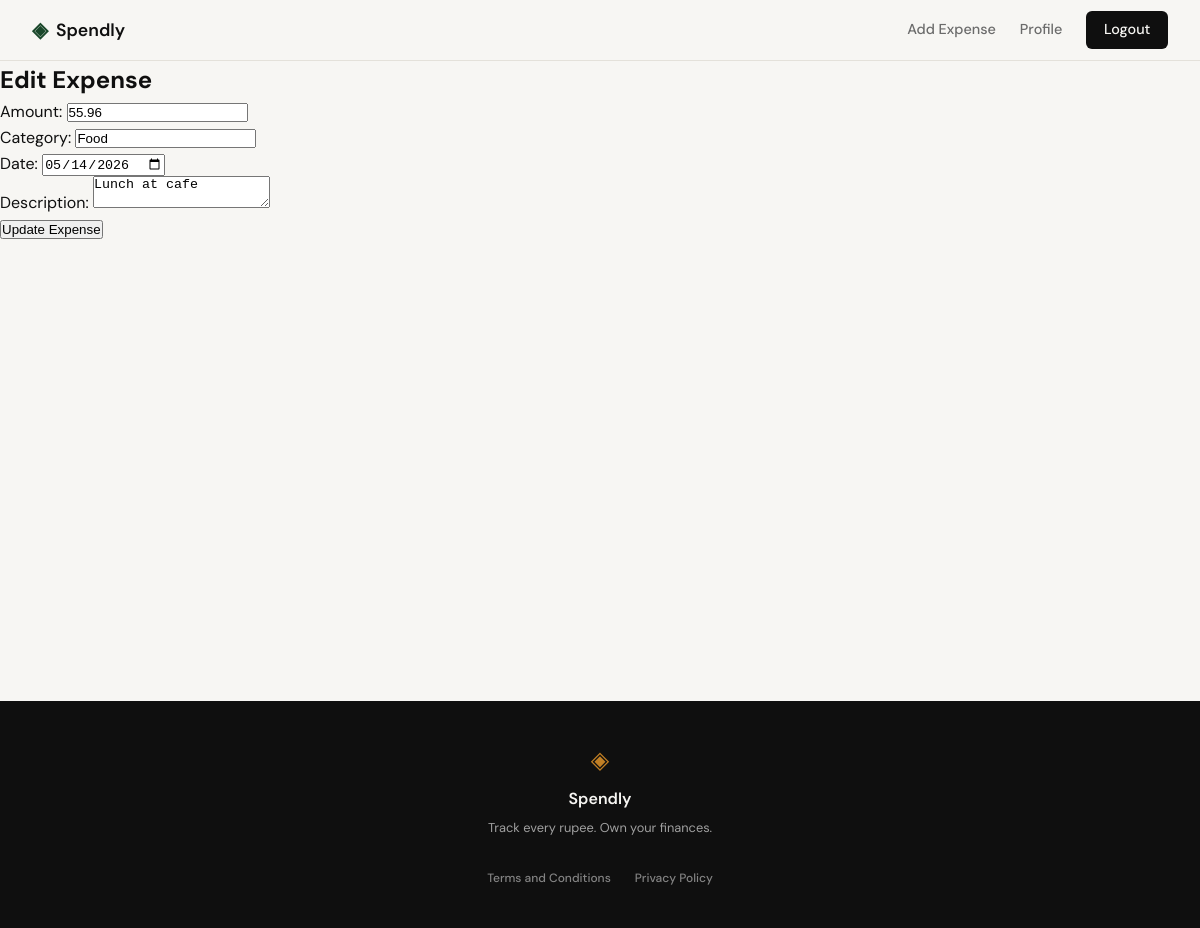
Before: /expenses/75/edit (signed in) with the older database file.
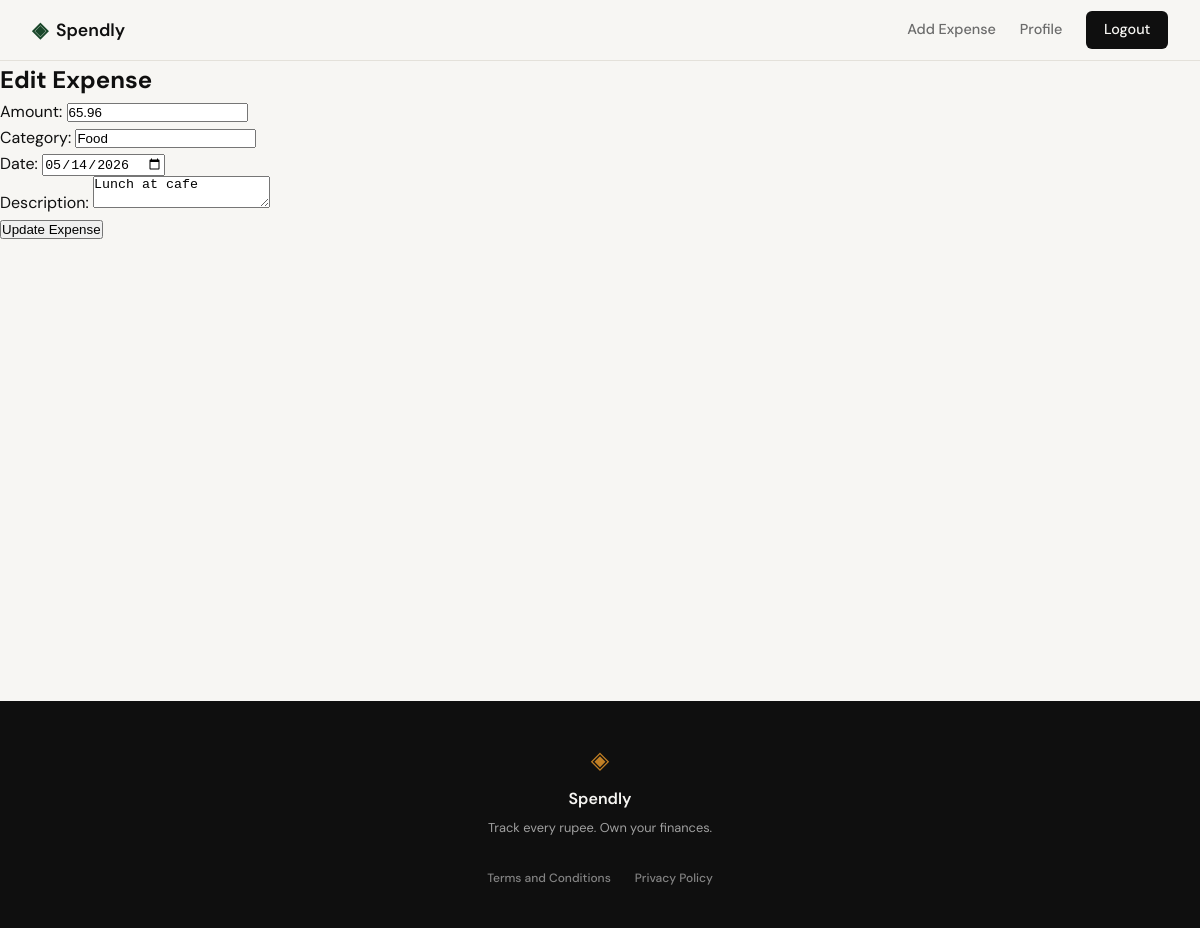
After: the same page with the newer database file.
### tables this page shows
CREATE TABLE expenses (
                id INTEGER PRIMARY KEY AUTOINCREMENT,
                user_id INTEGER NOT NULL,
                amount REAL NOT NULL,
                category TEXT NOT NULL,
                date TEXT NOT NULL,
                description TEXT,
                created_at TEXT DEFAULT (datetime('now')),
                FOREIGN KEY (user_id) REFERENCES users (id)
            );

### app.py (the view, shortened to what this page needs)
@app.route("/expenses/<int:id>/edit", methods=["GET", "POST"])
def edit_expense(id):
    user_id = session.get("user_id")
    if not user_id:
        flash("Please log in to edit an expense.")
        return redirect(url_for("login"))
    expense = get_expense_by_id(id)
    if not expense:
        abort(404)
    if expense["user_id"] != user_id:
        abort(403)
    return render_template("edit_expense.html", expense=expense, errors={}, form_data=None)

### database/db.py (called while the page is built)
def get_db():
    if hasattr(get_db, "_test_conn") and get_db._test_conn:
        return get_db._test_conn
    conn = sqlite3.connect(DATABASE_PATH)
    conn.execute("PRAGMA foreign_keys = ON")
    conn.row_factory = sqlite3.Row
    return conn

def get_expense_by_id(expense_id: int):
    with get_db() as conn:
        row = conn.execute(
            "SELECT * FROM expenses WHERE id = ?",
            (expense_id,)
        ).fetchone()
        if row is None:
            return None
        expense = dict(row)
        expense['id'] = row['id']  # ensure 'id' key is present
        return expense

### templates/edit_expense.html (shortened to what this page needs)
{% extends "base.html" %}
{% block content %}
<h2>Edit Expense</h2>
<form method="post" action="{{ url_for('edit_expense', id=expense['id']) }}">
    <div>
        <label for="amount">Amount:</label>
        <input type="text" id="amount" name="amount" value="{{ submitted_data.amount if submitted_data else expense.amount }}" required>
    </div>
    <div>
        <label for="category">Category:</label>
        <input type="text" id="category" name="category" value="{{ submitted_data.category if submitted_data else expense.category }}" required>
    </div>
    <div>
        <label for="date">Date:</label>
        <input type="date" id="date" name="date" value="{{ submitted_data.date if submitted_data else expense.date }}" required>
    </div>
    <div>
        <label for="description">Description:</label>
        <textarea id="description" name="description">{{ submitted_data.description if submitted_data else expense.description }}</textarea>
    </div>
    <button type="submit">Update Expense</button>
</form>
{% endblock %}

### templates/base.html (shortened to what this page needs)
<!DOCTYPE html>
<html lang="en">
<head>
    <link rel="stylesheet" href="{{ url_for('static', filename='css/style.css') }}">
</head>
<body>
    <nav class="navbar">
        <div class="nav-inner">
            <a href="{{ url_for('landing') }}" class="nav-brand">
                <span class="brand-icon">◈</span>
                <span class="brand-name">Spendly</span>
            </a>
            <div class="nav-links">
                {% if session.get('user_id') %}
                    <a href="{{ url_for('add_expense') }}">Add Expense</a>
                    <a href="{{ url_for('profile') }}">Profile</a>
                    <a href="{{ url_for('logout') }}" class="nav-cta">Logout</a>
                {% else %}
                    <a href="{{ url_for('login') }}">Sign in</a>
                    <a href="{{ url_for('register') }}" class="nav-cta">Get started</a>
                {% endif %}
            </div>
        </div>
    </nav>
    <main class="main-content">
        {% block content %}{% endblock %}
    </main>
    <footer class="footer">
        <div class="footer-inner">
            <span class="brand-icon">◈</span>
            <span class="footer-name">Spendly</span>
            <p class="footer-copy">Track every rupee. Own your finances.</p>
            <div class="footer-links">
                <a href="{{ url_for('terms') }}">Terms and Conditions</a>
                <a href="{{ url_for('privacy') }}">Privacy Policy</a>
            </div>
        </div>
    </footer>
</body>
</html>

### static/css/style.css (style rules this page uses)
:root { --ink: #0f0f0f; --ink-soft: #2d2d2d; --ink-muted: #6b6b6b; --ink-faint: #a0a0a0; --paper: #f7f6f3; --paper-warm: #f0ede6; --paper-card: #ffffff; --accent: #1a472a; --accent-light: #e8f0eb; --accent-2: #c17f24; --accent-2-light: #fdf3e3; --danger: #c0392b; --danger-light: #fdecea; --border: #e4e1da; --border-soft: #eeebe4; --font-display: 'DM Serif Display', Georgia, serif; --font-body: 'DM Sans', system-ui, sans-serif; --max-width: 1200px; --auth-width: 440px; --radius-sm: 6px; --radius-md: 12px; --radius-lg: 20px; }
*, *::before, *::after { box-sizing: border-box; margin: 0; padding: 0; }
html { font-size: 16px; scroll-behavior: smooth; }
body { background: var(--paper); color: var(--ink); font-family: var(--font-body); font-size: 1rem; line-height: 1.6; -webkit-font-smoothing: antialiased; }
a { color: inherit; text-decoration: none; }
.navbar { position: sticky; top: 0; z-index: 100; background: var(--paper); border-bottom: 1px solid var(--border); padding: 0 2rem; }
.nav-inner { max-width: var(--max-width); margin: 0 auto; height: 60px; display: flex; align-items: center; justify-content: space-between; }
.nav-brand { display: flex; align-items: center; gap: 0.5rem; font-family: var(--font-body); font-weight: 600; font-size: 1.1rem; color: var(--ink); }
.brand-icon { color: var(--accent); font-size: 1.3rem; }
.brand-name { color: var(--ink); }
.nav-links { display: flex; align-items: center; gap: 1.5rem; font-size: 0.9rem; font-weight: 500; }
.nav-links a { color: var(--ink-muted); transition: color 0.2s; }
.nav-cta { background: var(--ink) !important; color: var(--paper) !important; padding: 0.45rem 1.1rem; border-radius: var(--radius-sm); transition: background 0.2s !important; }
.main-content { min-height: calc(100vh - 60px - 100px); }
.footer { background: var(--ink); color: var(--paper); padding: 2.5rem 2rem; text-align: center; }
.footer-inner { display: flex; flex-direction: column; align-items: center; gap: 0.4rem; }
.footer .brand-icon { color: var(--accent-2); font-size: 1.5rem; }
.footer-name { font-weight: 600; font-size: 1rem; }
.footer-copy { font-size: 0.8rem; color: var(--ink-faint); margin-bottom: 1rem; }
.footer-links { display: flex; gap: 1.5rem; margin-top: 0.5rem; }
.footer-links a { font-size: 0.75rem; color: var(--ink-faint); font-weight: 500; transition: color 0.2s; opacity: 0.8; }

Changed rows visible on the page:
changed expenses "Food": amount "55.96" → "65.96"
